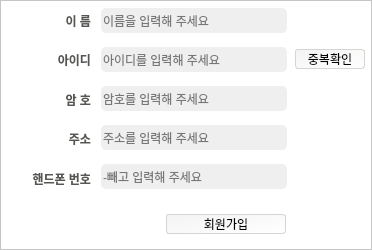
<?xml version="1.0" encoding="UTF-8"?>
<ui version="4.0">
 <class>info_show</class>
 <widget class="QMainWindow" name="info_show">
  <property name="geometry">
   <rect>
    <x>0</x>
    <y>0</y>
    <width>372</width>
    <height>250</height>
   </rect>
  </property>
  <property name="windowTitle">
   <string>MainWindow</string>
  </property>
  <widget class="QWidget" name="centralwidget">
   <layout class="QVBoxLayout" name="verticalLayout_5">
    <property name="spacing">
     <number>0</number>
    </property>
    <property name="leftMargin">
     <number>0</number>
    </property>
    <property name="topMargin">
     <number>0</number>
    </property>
    <property name="rightMargin">
     <number>0</number>
    </property>
    <property name="bottomMargin">
     <number>0</number>
    </property>
    <item>
     <widget class="QFrame" name="frame">
      <property name="styleSheet">
       <string notr="true">background-color: rgb(255, 255, 255);</string>
      </property>
      <property name="frameShape">
       <enum>QFrame::StyledPanel</enum>
      </property>
      <property name="frameShadow">
       <enum>QFrame::Raised</enum>
      </property>
      <layout class="QVBoxLayout" name="verticalLayout_4">
       <property name="spacing">
        <number>0</number>
       </property>
       <property name="leftMargin">
        <number>0</number>
       </property>
       <property name="topMargin">
        <number>0</number>
       </property>
       <property name="rightMargin">
        <number>0</number>
       </property>
       <property name="bottomMargin">
        <number>0</number>
       </property>
       <item>
        <widget class="QFrame" name="frame_12">
         <property name="styleSheet">
          <string notr="true">border: none;</string>
         </property>
         <property name="frameShape">
          <enum>QFrame::StyledPanel</enum>
         </property>
         <property name="frameShadow">
          <enum>QFrame::Raised</enum>
         </property>
         <layout class="QHBoxLayout" name="horizontalLayout_2">
          <property name="spacing">
           <number>0</number>
          </property>
          <property name="leftMargin">
           <number>0</number>
          </property>
          <property name="topMargin">
           <number>0</number>
          </property>
          <property name="rightMargin">
           <number>0</number>
          </property>
          <property name="bottomMargin">
           <number>0</number>
          </property>
          <item>
           <widget class="QFrame" name="frame_2">
            <property name="styleSheet">
             <string notr="true">border: none;</string>
            </property>
            <property name="frameShape">
             <enum>QFrame::StyledPanel</enum>
            </property>
            <property name="frameShadow">
             <enum>QFrame::Raised</enum>
            </property>
            <layout class="QVBoxLayout" name="verticalLayout">
             <property name="spacing">
              <number>0</number>
             </property>
             <property name="leftMargin">
              <number>0</number>
             </property>
             <property name="topMargin">
              <number>0</number>
             </property>
             <property name="rightMargin">
              <number>0</number>
             </property>
             <property name="bottomMargin">
              <number>0</number>
             </property>
             <item>
              <widget class="QLabel" name="label_5">
               <property name="minimumSize">
                <size>
                 <width>100</width>
                 <height>0</height>
                </size>
               </property>
               <property name="maximumSize">
                <size>
                 <width>100</width>
                 <height>16777215</height>
                </size>
               </property>
               <property name="font">
                <font>
                 <weight>75</weight>
                 <bold>true</bold>
                </font>
               </property>
               <property name="focusPolicy">
                <enum>Qt::NoFocus</enum>
               </property>
               <property name="contextMenuPolicy">
                <enum>Qt::DefaultContextMenu</enum>
               </property>
               <property name="text">
                <string>&lt;html&gt;&lt;head/&gt;&lt;body&gt;&lt;p&gt;&lt;span style=&quot; color:#555753;&quot;&gt;이 름&lt;/span&gt;&lt;/p&gt;&lt;/body&gt;&lt;/html&gt;</string>
               </property>
               <property name="alignment">
                <set>Qt::AlignRight|Qt::AlignTrailing|Qt::AlignVCenter</set>
               </property>
               <property name="indent">
                <number>10</number>
               </property>
              </widget>
             </item>
             <item>
              <widget class="QLabel" name="label_6">
               <property name="minimumSize">
                <size>
                 <width>100</width>
                 <height>0</height>
                </size>
               </property>
               <property name="maximumSize">
                <size>
                 <width>100</width>
                 <height>16777215</height>
                </size>
               </property>
               <property name="font">
                <font>
                 <weight>75</weight>
                 <bold>true</bold>
                </font>
               </property>
               <property name="focusPolicy">
                <enum>Qt::NoFocus</enum>
               </property>
               <property name="contextMenuPolicy">
                <enum>Qt::DefaultContextMenu</enum>
               </property>
               <property name="text">
                <string>&lt;html&gt;&lt;head/&gt;&lt;body&gt;&lt;p&gt;&lt;span style=&quot; color:#555753;&quot;&gt;아이디&lt;/span&gt;&lt;/p&gt;&lt;/body&gt;&lt;/html&gt;</string>
               </property>
               <property name="alignment">
                <set>Qt::AlignRight|Qt::AlignTrailing|Qt::AlignVCenter</set>
               </property>
               <property name="indent">
                <number>10</number>
               </property>
              </widget>
             </item>
             <item>
              <widget class="QLabel" name="label_7">
               <property name="minimumSize">
                <size>
                 <width>100</width>
                 <height>0</height>
                </size>
               </property>
               <property name="maximumSize">
                <size>
                 <width>100</width>
                 <height>16777215</height>
                </size>
               </property>
               <property name="font">
                <font>
                 <weight>75</weight>
                 <bold>true</bold>
                </font>
               </property>
               <property name="focusPolicy">
                <enum>Qt::NoFocus</enum>
               </property>
               <property name="contextMenuPolicy">
                <enum>Qt::DefaultContextMenu</enum>
               </property>
               <property name="text">
                <string>&lt;html&gt;&lt;head/&gt;&lt;body&gt;&lt;p&gt;&lt;span style=&quot; color:#555753;&quot;&gt;암 호&lt;/span&gt;&lt;/p&gt;&lt;/body&gt;&lt;/html&gt;</string>
               </property>
               <property name="alignment">
                <set>Qt::AlignRight|Qt::AlignTrailing|Qt::AlignVCenter</set>
               </property>
               <property name="indent">
                <number>10</number>
               </property>
              </widget>
             </item>
             <item>
              <widget class="QLabel" name="label_10">
               <property name="font">
                <font>
                 <weight>75</weight>
                 <bold>true</bold>
                </font>
               </property>
               <property name="focusPolicy">
                <enum>Qt::NoFocus</enum>
               </property>
               <property name="contextMenuPolicy">
                <enum>Qt::DefaultContextMenu</enum>
               </property>
               <property name="text">
                <string>&lt;html&gt;&lt;head/&gt;&lt;body&gt;&lt;p&gt;&lt;span style=&quot; color:#555753;&quot;&gt;주소&lt;/span&gt;&lt;/p&gt;&lt;/body&gt;&lt;/html&gt;</string>
               </property>
               <property name="alignment">
                <set>Qt::AlignRight|Qt::AlignTrailing|Qt::AlignVCenter</set>
               </property>
               <property name="indent">
                <number>10</number>
               </property>
              </widget>
             </item>
             <item>
              <widget class="QLabel" name="label_9">
               <property name="minimumSize">
                <size>
                 <width>100</width>
                 <height>0</height>
                </size>
               </property>
               <property name="maximumSize">
                <size>
                 <width>100</width>
                 <height>16777215</height>
                </size>
               </property>
               <property name="font">
                <font>
                 <weight>75</weight>
                 <bold>true</bold>
                </font>
               </property>
               <property name="focusPolicy">
                <enum>Qt::NoFocus</enum>
               </property>
               <property name="contextMenuPolicy">
                <enum>Qt::DefaultContextMenu</enum>
               </property>
               <property name="styleSheet">
                <string notr="true"/>
               </property>
               <property name="text">
                <string>&lt;html&gt;&lt;head/&gt;&lt;body&gt;&lt;p&gt;&lt;span style=&quot; color:#555753;&quot;&gt;핸드폰 번호&lt;/span&gt;&lt;/p&gt;&lt;/body&gt;&lt;/html&gt;</string>
               </property>
               <property name="alignment">
                <set>Qt::AlignRight|Qt::AlignTrailing|Qt::AlignVCenter</set>
               </property>
               <property name="indent">
                <number>10</number>
               </property>
              </widget>
             </item>
            </layout>
           </widget>
          </item>
          <item>
           <widget class="QFrame" name="frame_3">
            <property name="styleSheet">
             <string notr="true">border: none;</string>
            </property>
            <property name="frameShape">
             <enum>QFrame::StyledPanel</enum>
            </property>
            <property name="frameShadow">
             <enum>QFrame::Raised</enum>
            </property>
            <layout class="QVBoxLayout" name="verticalLayout_2">
             <property name="spacing">
              <number>11</number>
             </property>
             <property name="leftMargin">
              <number>0</number>
             </property>
             <property name="topMargin">
              <number>4</number>
             </property>
             <property name="rightMargin">
              <number>0</number>
             </property>
             <property name="bottomMargin">
              <number>3</number>
             </property>
             <item>
              <widget class="QLineEdit" name="name_info">
               <property name="minimumSize">
                <size>
                 <width>0</width>
                 <height>25</height>
                </size>
               </property>
               <property name="maximumSize">
                <size>
                 <width>16777215</width>
                 <height>25</height>
                </size>
               </property>
               <property name="styleSheet">
                <string notr="true">border: none;
border-radius: 5px;
background-color: rgb(239, 239, 239);</string>
               </property>
               <property name="placeholderText">
                <string>이름을 입력해 주세요</string>
               </property>
              </widget>
             </item>
             <item>
              <widget class="QLineEdit" name="id_info">
               <property name="minimumSize">
                <size>
                 <width>0</width>
                 <height>25</height>
                </size>
               </property>
               <property name="maximumSize">
                <size>
                 <width>16777215</width>
                 <height>25</height>
                </size>
               </property>
               <property name="styleSheet">
                <string notr="true">border: none;
border-radius: 5px;
background-color: rgb(239, 239, 239);</string>
               </property>
               <property name="placeholderText">
                <string>아이디를 입력해 주세요</string>
               </property>
              </widget>
             </item>
             <item>
              <widget class="QLineEdit" name="password_info">
               <property name="minimumSize">
                <size>
                 <width>0</width>
                 <height>25</height>
                </size>
               </property>
               <property name="maximumSize">
                <size>
                 <width>16777215</width>
                 <height>25</height>
                </size>
               </property>
               <property name="styleSheet">
                <string notr="true">border: none;
border-radius: 5px;
background-color: rgb(239, 239, 239);</string>
               </property>
               <property name="echoMode">
                <enum>QLineEdit::Password</enum>
               </property>
               <property name="placeholderText">
                <string>암호를 입력해 주세요</string>
               </property>
              </widget>
             </item>
             <item>
              <widget class="QLineEdit" name="address_info">
               <property name="minimumSize">
                <size>
                 <width>0</width>
                 <height>25</height>
                </size>
               </property>
               <property name="maximumSize">
                <size>
                 <width>16777215</width>
                 <height>25</height>
                </size>
               </property>
               <property name="styleSheet">
                <string notr="true">border: none;
border-radius: 5px;
background-color: rgb(239, 239, 239);</string>
               </property>
               <property name="echoMode">
                <enum>QLineEdit::Normal</enum>
               </property>
               <property name="placeholderText">
                <string>주소를 입력해 주세요 </string>
               </property>
              </widget>
             </item>
             <item>
              <widget class="QLineEdit" name="ph_num_info">
               <property name="minimumSize">
                <size>
                 <width>0</width>
                 <height>25</height>
                </size>
               </property>
               <property name="maximumSize">
                <size>
                 <width>16777215</width>
                 <height>25</height>
                </size>
               </property>
               <property name="styleSheet">
                <string notr="true">border: none;
border-radius: 5px;
background-color: rgb(239, 239, 239);</string>
               </property>
               <property name="echoMode">
                <enum>QLineEdit::Normal</enum>
               </property>
               <property name="placeholderText">
                <string>-빼고 입력해 주세요</string>
               </property>
              </widget>
             </item>
            </layout>
           </widget>
          </item>
          <item>
           <widget class="QFrame" name="frame_4">
            <property name="styleSheet">
             <string notr="true">border: none;</string>
            </property>
            <property name="frameShape">
             <enum>QFrame::StyledPanel</enum>
            </property>
            <property name="frameShadow">
             <enum>QFrame::Raised</enum>
            </property>
            <layout class="QVBoxLayout" name="verticalLayout_3">
             <property name="spacing">
              <number>0</number>
             </property>
             <property name="leftMargin">
              <number>8</number>
             </property>
             <property name="topMargin">
              <number>5</number>
             </property>
             <property name="rightMargin">
              <number>6</number>
             </property>
             <property name="bottomMargin">
              <number>0</number>
             </property>
             <item>
              <widget class="QFrame" name="frame_5">
               <property name="styleSheet">
                <string notr="true">border: none;</string>
               </property>
               <property name="frameShape">
                <enum>QFrame::StyledPanel</enum>
               </property>
               <property name="frameShadow">
                <enum>QFrame::Raised</enum>
               </property>
              </widget>
             </item>
             <item>
              <widget class="QPushButton" name="info_button_2">
               <property name="minimumSize">
                <size>
                 <width>70</width>
                 <height>0</height>
                </size>
               </property>
               <property name="focusPolicy">
                <enum>Qt::NoFocus</enum>
               </property>
               <property name="styleSheet">
                <string notr="true">QPushButton{
	border: 1px solid;
	border-radius: 3px;
	border-color: rgb(211, 215, 207);
	background-color: qlineargradient(spread:pad, x1:0, y1:0, x2:1, y2:1, stop:0 rgba(243, 243, 243, 255), stop:1 rgba(255, 255, 255, 255));
}

QPushButton:hover{
	background-color: qlineargradient(spread:pad, x1:0, y1:0, x2:1, y2:1, stop:0 rgba(211, 215, 207, 255), stop:1 rgba(255, 255, 255, 255));
}</string>
               </property>
               <property name="text">
                <string>중복확인</string>
               </property>
              </widget>
             </item>
             <item>
              <widget class="QFrame" name="frame_6">
               <property name="styleSheet">
                <string notr="true">border: none;</string>
               </property>
               <property name="frameShape">
                <enum>QFrame::StyledPanel</enum>
               </property>
               <property name="frameShadow">
                <enum>QFrame::Raised</enum>
               </property>
              </widget>
             </item>
             <item>
              <widget class="QFrame" name="frame_7">
               <property name="styleSheet">
                <string notr="true">border: none;</string>
               </property>
               <property name="frameShape">
                <enum>QFrame::StyledPanel</enum>
               </property>
               <property name="frameShadow">
                <enum>QFrame::Raised</enum>
               </property>
              </widget>
             </item>
             <item>
              <widget class="QFrame" name="frame_8">
               <property name="styleSheet">
                <string notr="true">border: none;</string>
               </property>
               <property name="frameShape">
                <enum>QFrame::StyledPanel</enum>
               </property>
               <property name="frameShadow">
                <enum>QFrame::Raised</enum>
               </property>
              </widget>
             </item>
            </layout>
           </widget>
          </item>
         </layout>
        </widget>
       </item>
       <item>
        <widget class="QFrame" name="frame_9">
         <property name="maximumSize">
          <size>
           <width>16777215</width>
           <height>50</height>
          </size>
         </property>
         <property name="styleSheet">
          <string notr="true">border: none;</string>
         </property>
         <property name="frameShape">
          <enum>QFrame::StyledPanel</enum>
         </property>
         <property name="frameShadow">
          <enum>QFrame::Raised</enum>
         </property>
         <layout class="QHBoxLayout" name="horizontalLayout">
          <property name="spacing">
           <number>0</number>
          </property>
          <property name="leftMargin">
           <number>0</number>
          </property>
          <property name="topMargin">
           <number>0</number>
          </property>
          <property name="rightMargin">
           <number>0</number>
          </property>
          <property name="bottomMargin">
           <number>0</number>
          </property>
          <item>
           <widget class="QFrame" name="frame_10">
            <property name="styleSheet">
             <string notr="true">border: none;</string>
            </property>
            <property name="frameShape">
             <enum>QFrame::StyledPanel</enum>
            </property>
            <property name="frameShadow">
             <enum>QFrame::Raised</enum>
            </property>
           </widget>
          </item>
          <item>
           <widget class="QPushButton" name="info_button">
            <property name="maximumSize">
             <size>
              <width>120</width>
              <height>16777215</height>
             </size>
            </property>
            <property name="focusPolicy">
             <enum>Qt::NoFocus</enum>
            </property>
            <property name="styleSheet">
             <string notr="true">QPushButton{
	border: 1px solid;
	border-radius: 3px;
	border-color: rgb(211, 215, 207);
	background-color: qlineargradient(spread:pad, x1:0, y1:0, x2:1, y2:1, stop:0 rgba(243, 243, 243, 255), stop:1 rgba(255, 255, 255, 255));
}

QPushButton:hover{
	background-color: qlineargradient(spread:pad, x1:0, y1:0, x2:1, y2:1, stop:0 rgba(211, 215, 207, 255), stop:1 rgba(255, 255, 255, 255));
}</string>
            </property>
            <property name="text">
             <string>회원가입</string>
            </property>
           </widget>
          </item>
          <item>
           <widget class="QFrame" name="frame_11">
            <property name="minimumSize">
             <size>
              <width>85</width>
              <height>0</height>
             </size>
            </property>
            <property name="maximumSize">
             <size>
              <width>60</width>
              <height>16777215</height>
             </size>
            </property>
            <property name="styleSheet">
             <string notr="true">border: none;</string>
            </property>
            <property name="frameShape">
             <enum>QFrame::StyledPanel</enum>
            </property>
            <property name="frameShadow">
             <enum>QFrame::Raised</enum>
            </property>
           </widget>
          </item>
         </layout>
        </widget>
       </item>
      </layout>
     </widget>
    </item>
   </layout>
  </widget>
 </widget>
 <resources/>
 <connections/>
</ui>
